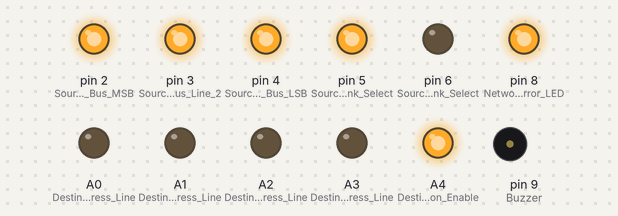
The sketch below on a simulated Arduino Uno, built for the host (arithmetic inside an expression is 32-bit, double 64-bit). Parts: output pins drawn as LEDs (lit = HIGH), buzzer (waves = sounding, pin HIGH). EEPROM starts erased.

Above: at 0.1 s.
At 0.7 s:
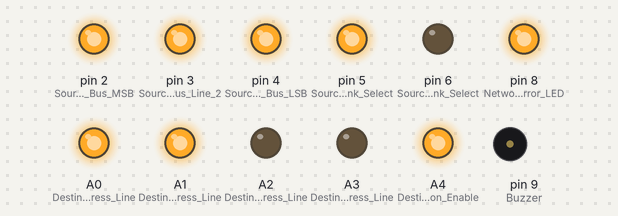
At 1.1 s:
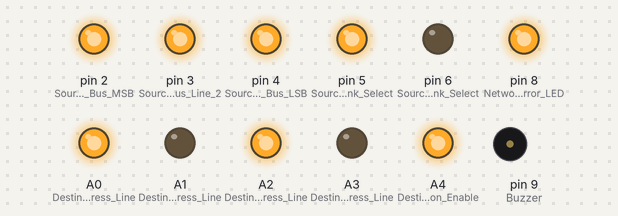
At 1.5 s:
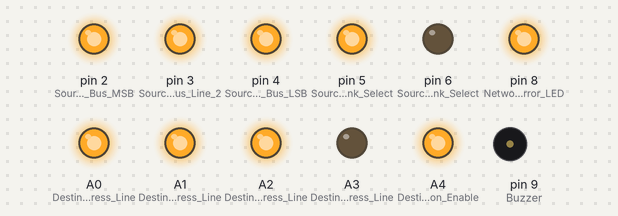
At 2.3 s:
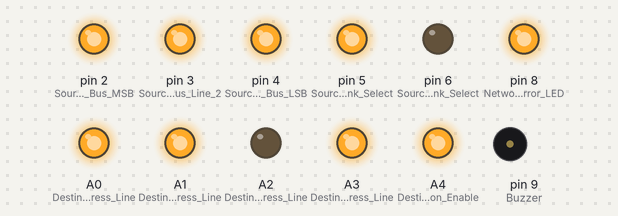
At 3.1 s:
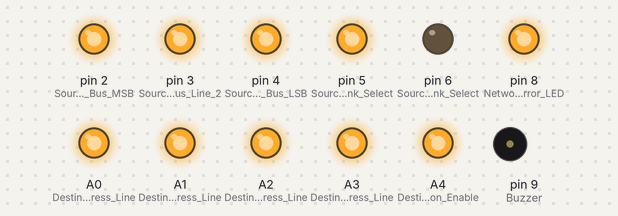
Timing chart, 0 to 4.7 s (numbered marks = the images above):
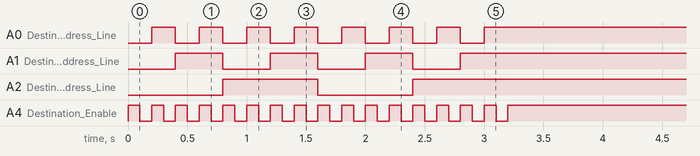

The sketch:

video_router.ino
```cpp
/*
 * NMS Modification of QUARTZ Q1600-AV-1616 Video Router
*/

#include <EtherCard.h>
#include <EEPROM.h>

//static byte mymac[] = { 0x51,0x75,0x61,0x72,0x74,0x7A };  // MAC Address (Quartz)
//static byte myip[] = { 192,168,1,234 }; // IP Address

static byte mymac[] = { 0x74,0x69,0x69,0x2D,0x30,0x31 };
static byte myip[] = { 192,168,1,200 };

byte Ethernet::buffer[500];
BufferFiller bfill;

void setup() {
  pinMode(A0,OUTPUT); // Destination Address Line MSB
  pinMode(A1,OUTPUT); // Destination Address Line 2
  pinMode(A2,OUTPUT); // Destination Address Line 3
  pinMode(A3,OUTPUT); // Destination Address Line LSB
  pinMode(A4,OUTPUT); // Destination Enable (Active LOW)

  pinMode(2,OUTPUT); // Source Address Bus MSB
  pinMode(3,OUTPUT); // Source Address Bus Line 2
  pinMode(4,OUTPUT); // Source Address Bus LSB
  pinMode(5,OUTPUT); // Source Bank Select (1-8)
  pinMode(6,OUTPUT); // Source Bank Select (9-16)

  pinMode(9,OUTPUT); // Buzzer/Boot LED
  pinMode(8,OUTPUT); // Network Error LED

  digitalWrite(8,HIGH); // (off by default)

  if (ether.begin(sizeof Ethernet::buffer, mymac, SS) == 0) // Set up Ethernet
    digitalWrite(8,LOW);  // Turn on the Network Error LED
  ether.staticSetup(myip);

  digitalWrite(A4,HIGH);
  Serial.begin(9600); // Set up Serial
  for (int dest=0; dest<=15; dest++)
  {
    int source=EEPROM.read(dest);
    route(source,dest);
  }
  digitalWrite(9,LOW);
}

static word homePage() {
  bfill = ether.tcpOffset();
  bfill.emit_p(PSTR(
    "HTTP/1.0 200 OK\r\n"
    "Content-Type: application/json\r\n"
    "Pragma: no-cache\r\n"
    "Access-Control-Allow-Origin: *\r\n"
    "\r\n"
    "[$D,$D,$D,$D,$D,$D,$D,$D,$D,$D,$D,$D,$D,$D,$D,$D]"),
      EEPROM.read(0), EEPROM.read(1), EEPROM.read(2), EEPROM.read(3), EEPROM.read(4), EEPROM.read(5), EEPROM.read(6), EEPROM.read(7), EEPROM.read(8),
      EEPROM.read(9), EEPROM.read(10), EEPROM.read(11), EEPROM.read(12), EEPROM.read(13), EEPROM.read(14), EEPROM.read(15));
  return bfill.position();
}

void loop() {
  word len = ether.packetReceive();
  word pos = ether.packetLoop(len);

  if (pos)  // check if valid tcp data is received
  {
    char* data = (char*) Ethernet::buffer + pos;
    data += 5;
    if(data[0] == '?')
    {
      int source = (data[1]-65);
      int dest = (data[2]-65);

      if(source < 16 && dest < 16)
      {
        digitalWrite(9,HIGH);
        route(source,dest);
        EEPROM.update(dest, source);
        digitalWrite(9,LOW);

        Serial.write(" ");
        Serial.print(bitRead(dest,3));
        Serial.print(bitRead(dest,2));
        Serial.print(bitRead(dest,1));
        Serial.print(bitRead(dest,0));
        Serial.write(" ");
        Serial.print(bitRead(source,3));
        Serial.print(bitRead(source,2));
        Serial.print(bitRead(source,1));
        Serial.print(bitRead(source,0));
        Serial.write(" \r\n[ OK ] Routed\r\n");
      }
    }
    ether.httpServerReply(homePage()); // send web page data
  }
  delay(100);
}

void route(int source, int destination) {
  /*
   * Sets up the source and destination busses for a particular address.
  */
  digitalWrite(A0,bitRead(destination,0));
  digitalWrite(A1,bitRead(destination,1));
  digitalWrite(A2,bitRead(destination,2));
  digitalWrite(A3,bitRead(destination,3));

  digitalWrite(2,bitRead(source,0));
  digitalWrite(3,bitRead(source,1)); // choose source
  digitalWrite(4,bitRead(source,2));

  if(bitRead(source,3))  // Do we want 1-8 or 9-16?
  {
    digitalWrite(6,LOW);
    digitalWrite(5,HIGH);
  }
  else
  {
    digitalWrite(6,HIGH);
    digitalWrite(5,LOW);
  }
  delay(100);
  digitalWrite(A4,LOW);
  delay(100);
  digitalWrite(A4,HIGH);
}
```
